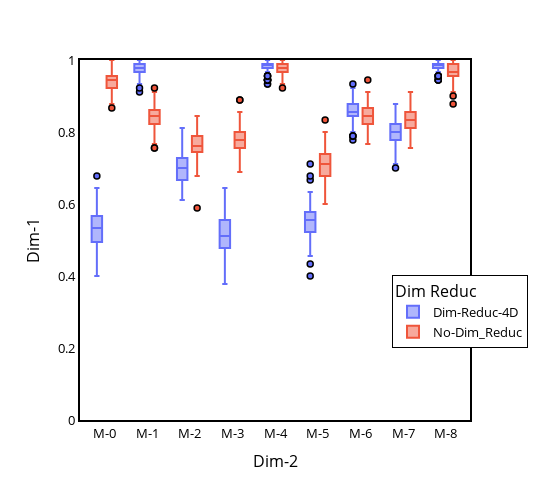

Notebook code for this chart:
### Code cell
fig = px.box(data, x="feat_name_map", y="accuracy", color="Dim Reduc")

# Update figure layout
fig.update_layout(paper_bgcolor='white')
fig.update_layout(plot_bgcolor='white')
fig.update_yaxes(color='black')
fig.update_layout(
    yaxis = dict(
        title = "Dim-1",
        zeroline=True,
        showline = True,
        linecolor = 'black',
        mirror=True,
        linewidth = 2
    ),
    xaxis = dict(
        title = "Dim-2",
        mirror=True,
        zeroline=True,
        showline = True,
        linecolor = 'black',
        linewidth = 2,
    ),
    width=550,
    height=500,
    font=dict(
    size=13,
    color="black")
        
)
fig.update_layout(showlegend=True)
fig.update_layout(legend=dict(
    yanchor="bottom",
    y=0.2,
    xanchor="left",
    x=0.8,
    bordercolor="Black",
    borderwidth=1
))

fig.update_xaxes(visible=True, showticklabels=True)
fig.update_layout(yaxis_range=[0,1])

fig.update_xaxes(showgrid=False, gridwidth=0.5, gridcolor='#e3e1e1')
fig.update_yaxes(showgrid=False, gridwidth=0.5, gridcolor='grey')
fig.update_traces(marker_line_color='black', marker_line_width=1.5, opacity=1.0)



fig.show()

### Figure 1 — Plotly figure (JSON) as saved in the notebook; plotly's stock layout.template omitted (floating-point values rounded to 4 significant figures; data arrays with more than 128 entries replaced by an {"elided": "..."} marker saying what was removed)
{"data": [{"alignmentgroup": "True", "hovertemplate": "Dim Reduc=Dim-Reduc-4D<br>feat_name_map=%{x}<br>accuracy=%{y}<extra></extra>", "legendgroup": "Dim-Reduc-4D", "marker": {"color": "#636efa", "line": {"color": "black", "width": 1.5}}, "name": "Dim-Reduc-4D", "notched": false, "offsetgroup": "Dim-Reduc-4D", "opacity": 1, "orientation": "v", "showlegend": true, "type": "box", "x": {"elided": "900 str values"}, "x0": " ", "xaxis": "x", "y": {"elided": "900 float values"}, "y0": " ", "yaxis": "y"}, {"alignmentgroup": "True", "hovertemplate": "Dim Reduc=No-Dim_Reduc<br>feat_name_map=%{x}<br>accuracy=%{y}<extra></extra>", "legendgroup": "No-Dim_Reduc", "marker": {"color": "#EF553B", "line": {"color": "black", "width": 1.5}}, "name": "No-Dim_Reduc", "notched": false, "offsetgroup": "No-Dim_Reduc", "opacity": 1, "orientation": "v", "showlegend": true, "type": "box", "x": {"elided": "900 str values"}, "x0": " ", "xaxis": "x", "y": {"elided": "900 float values"}, "y0": " ", "yaxis": "y"}], "layout": {"boxmode": "group", "font": {"color": "black", "size": 13}, "height": 500, "legend": {"bordercolor": "Black", "borderwidth": 1, "title": {"text": "Dim Reduc"}, "tracegroupgap": 0, "x": 0.8, "xanchor": "left", "y": 0.2, "yanchor": "bottom"}, "margin": {"t": 60}, "paper_bgcolor": "white", "plot_bgcolor": "white", "showlegend": true, "width": 550, "xaxis": {"anchor": "y", "autorange": true, "domain": [0, 1], "gridcolor": "#e3e1e1", "gridwidth": 0.5, "linecolor": "black", "linewidth": 2, "mirror": true, "range": [-0.5711, 8.571], "showgrid": false, "showline": true, "showticklabels": true, "title": {"text": "Dim-2"}, "type": "category", "visible": true, "zeroline": true}, "yaxis": {"anchor": "x", "color": "black", "domain": [0, 1], "gridcolor": "grey", "gridwidth": 0.5, "linecolor": "black", "linewidth": 2, "mirror": true, "range": [0, 1], "showgrid": false, "showline": true, "title": {"text": "Dim-1"}, "type": "linear", "zeroline": true}}}
